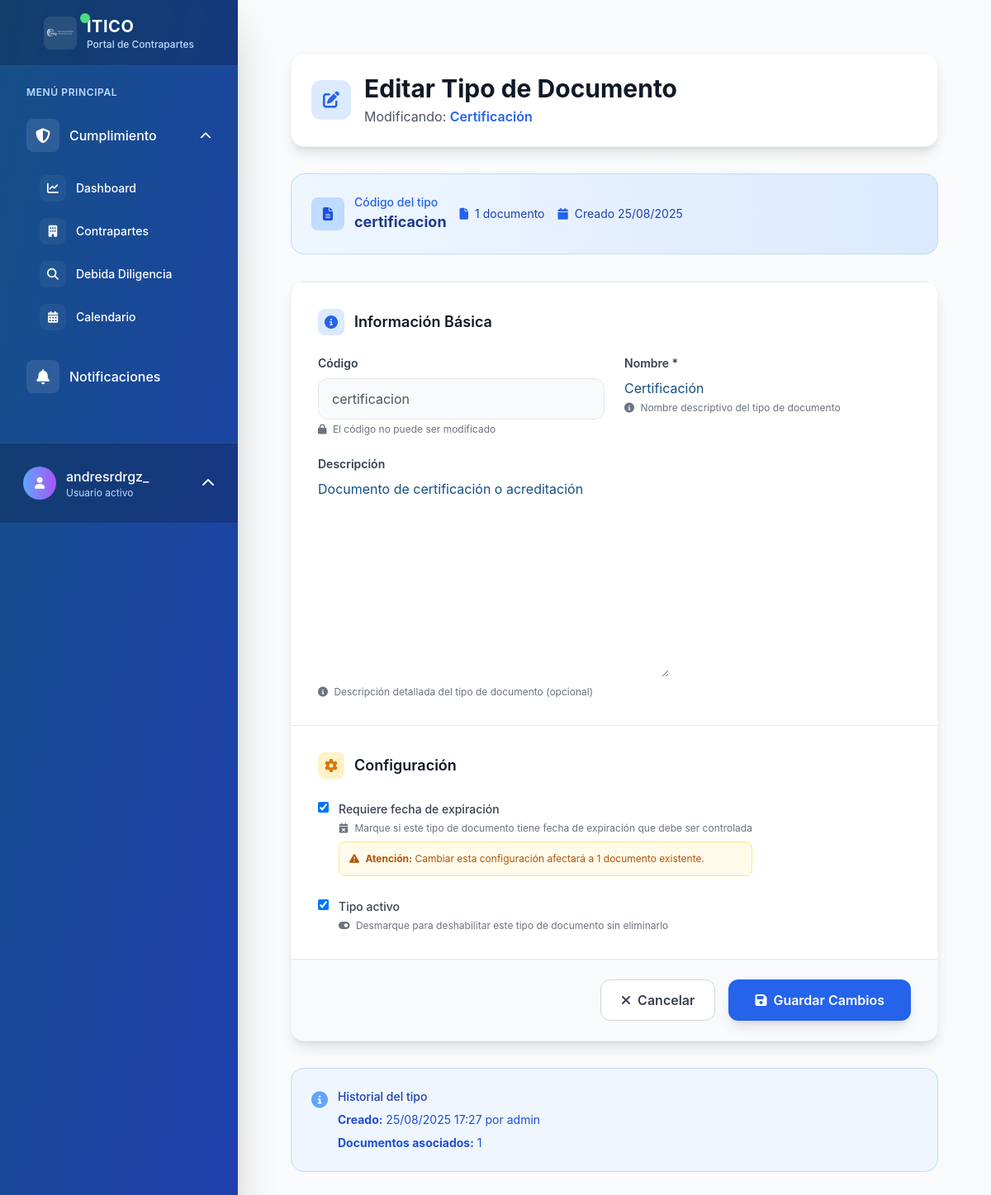
The app's page /contrapartes/tipos-documento/9/editar/ (signed in) with its own data.
### contrapartes/models.py (models this page shows, shortened)
class TipoDocumento(models.Model):
    codigo = models.CharField(
        max_length=20,
        unique=True,
        verbose_name="Código",
        help_text="Código único para identificar el tipo (ej: dd, contrato, etc.)"
    )
    nombre = models.CharField(
        max_length=100,
        verbose_name="Nombre",
        help_text="Nombre descriptivo del tipo de documento"
    )
    descripcion = models.TextField(
        blank=True,
        null=True,
        verbose_name="Descripción",
        help_text="Descripción detallada del tipo de documento"
    )
    requiere_expiracion = models.BooleanField(
        default=False,
        verbose_name="Requiere fecha de expiración",
        help_text="Indica si este tipo de documento requiere fecha de expiración"
    )
    activo = models.BooleanField(
        default=True,
        verbose_name="Activo",
        help_text="Indica si este tipo está disponible para nuevos documentos"
    )
    creado_por = models.ForeignKey(
        User,
        on_delete=models.PROTECT,
        related_name='tipos_documento_creados',
        verbose_name="Creado por"
    )
    fecha_creacion = models.DateTimeField(auto_now_add=True, verbose_name="Fecha de creación")
    fecha_actualizacion = models.DateTimeField(auto_now=True, verbose_name="Última actualización")
    class Meta:
        verbose_name = "Tipo de Documento"
        verbose_name_plural = "Tipos de Documento"
        ordering = ['nombre']

### contrapartes/views.py (the view)
# urls.py: path('tipos-documento/<int:pk>/editar/', views.TipoDocumentoUpdateView.as_view(), name='tipo_documento_editar'),
class TipoDocumentoUpdateView(LoginRequiredMixin, UpdateView):
    model = TipoDocumento
    template_name = 'contrapartes/tipo_documento_editar.html'
    fields = ['codigo', 'nombre', 'descripcion', 'requiere_expiracion', 'activo']
    success_url = reverse_lazy('contrapartes:tipo_documento_lista')

### templates/contrapartes/tipo_documento_editar.html (shortened to what this page needs)
{% extends 'base.html' %}
{% load static %}
{% block content %}
<div class="max-w-4xl mx-auto px-4 sm:px-6 lg:px-8 py-8">
    <div class="bg-white rounded-2xl shadow-lg p-6 mb-8 border border-gray-100">
        <div class="flex items-center gap-4">
            <div class="h-12 w-12 bg-blue-100 rounded-xl flex items-center justify-center">
                <i class="fas fa-edit text-blue-600 text-xl"></i>
            </div>
            <div>
                <h1 class="text-3xl font-bold text-gray-900">
                    Editar Tipo de Documento
                </h1>
                <p class="text-gray-600 mt-1">
                    Modificando: <span class="font-semibold text-blue-600">{{ object.nombre }}</span>
                </p>
            </div>
        </div>
    </div>
    <div class="bg-gradient-to-r from-blue-50 to-blue-100 rounded-2xl p-6 mb-8 border border-blue-200">
        <div class="flex flex-col sm:flex-row sm:items-center gap-4">
            <div class="flex items-center gap-3">
                <div class="h-10 w-10 bg-blue-200 rounded-lg flex items-center justify-center">
                    <i class="fas fa-file-alt text-blue-700"></i>
                </div>
                <div>
                    <p class="text-sm text-blue-600 font-medium">Código del tipo</p>
                    <p class="text-lg font-bold text-blue-900">{{ object.codigo }}</p>
                </div>
            </div>
            <div class="flex items-center gap-4 text-sm">
                <div class="flex items-center gap-2">
                    <i class="fas fa-file text-blue-600"></i>
                    <span class="text-blue-800">{{ object.documentos.count }} documento{{ object.documentos.count|pluralize }}</span>
                </div>
                <div class="flex items-center gap-2">
                    <i class="fas fa-calendar text-blue-600"></i>
                    <span class="text-blue-800">Creado {{ object.fecha_creacion|date:"d/m/Y" }}</span>
                </div>
            </div>
        </div>
    </div>
    <div class="bg-white rounded-2xl shadow-lg border border-gray-100 overflow-hidden">
        <form method="post" class="divide-y divide-gray-200">
            <div class="p-8">
                <div class="flex items-center gap-3 mb-6">
                    <div class="h-8 w-8 bg-blue-100 rounded-lg flex items-center justify-center">
                        <i class="fas fa-info-circle text-blue-600"></i>
                    </div>
                    <h3 class="text-lg font-semibold text-gray-900">Información Básica</h3>
                </div>
                <div class="grid grid-cols-1 lg:grid-cols-2 gap-6">
                    <div>
                        <label class="block text-sm font-semibold text-gray-700 mb-2">
                            Código
                        </label>
                        <div class="w-full px-4 py-3 bg-gray-50 border border-gray-200 rounded-xl text-gray-600">
                            {{ object.codigo }}
                        </div>
                        <p class="mt-1 text-xs text-gray-500">
                            <i class="fas fa-lock mr-1"></i>
                            El código no puede ser modificado
                        </p>
                    </div>
                    <div>
                        <label for="{{ form.nombre.id_for_label }}" class="block text-sm font-semibold text-gray-700 mb-2">
                            Nombre *
                        </label>
                        {{ form.nombre }}
                        <p class="mt-1 text-xs text-gray-500">
                            <i class="fas fa-info-circle mr-1"></i>
                            Nombre descriptivo del tipo de documento
                        </p>
                    </div>
                </div>
                <div class="mt-6">
                    <label for="{{ form.descripcion.id_for_label }}" class="block text-sm font-semibold text-gray-700 mb-2">
                        Descripción
                    </label>
                    {{ form.descripcion }}
                    <p class="mt-1 text-xs text-gray-500">
                        <i class="fas fa-info-circle mr-1"></i>
                        Descripción detallada del tipo de documento (opcional)
                    </p>
                </div>
            </div>
            <div class="p-8">
                <div class="flex items-center gap-3 mb-6">
                    <div class="h-8 w-8 bg-amber-100 rounded-lg flex items-center justify-center">
                        <i class="fas fa-cog text-amber-600"></i>
                    </div>
                    <h3 class="text-lg font-semibold text-gray-900">Configuración</h3>
                </div>
                <div class="space-y-6">
                    <div class="flex items-start">
                        <div class="flex items-center h-5">
                            {{ form.requiere_expiracion }}
                        </div>
                        <div class="ml-3">
                            <label for="{{ form.requiere_expiracion.id_for_label }}" class="text-sm font-medium text-gray-700">
                                Requiere fecha de expiración
                            </label>
                            <p class="text-xs text-gray-500 mt-1">
                                <i class="fas fa-calendar-times mr-1"></i>
                                Marque si este tipo de documento tiene fecha de expiración que debe ser controlada
                            </p>
                            {% if object.documentos.count > 0 %}
                                <div class="mt-2 p-3 bg-amber-50 border border-amber-200 rounded-lg">
                                    <p class="text-xs text-amber-700">
                                        <i class="fas fa-warning mr-1"></i>
                                        <strong>Atención:</strong> Cambiar esta configuración afectará a {{ object.documentos.count }} documento{{ object.documentos.count|pluralize }} existente{{ object.documentos.count|pluralize }}.
                                    </p>
                                </div>
                            {% endif %}
                        </div>
                    </div>
                    <div class="flex items-start">
                        <div class="flex items-center h-5">
                            {{ form.activo }}
                        </div>
                        <div class="ml-3">
                            <label for="{{ form.activo.id_for_label }}" class="text-sm font-medium text-gray-700">
                                Tipo activo
                            </label>
                            <p class="text-xs text-gray-500 mt-1">
                                <i class="fas fa-toggle-on mr-1"></i>
                                Desmarque para deshabilitar este tipo de documento sin eliminarlo
                            </p>
                        </div>
                    </div>
                </div>
            </div>
            <div class="px-8 py-6 bg-gray-50 flex flex-col sm:flex-row gap-4 sm:justify-end">
                <a href="{% url 'contrapartes:tipo_documento_lista' %}"
                   class="inline-flex items-center justify-center px-6 py-3 border border-gray-300 text-gray-700 bg-white font-semibold rounded-xl hover:bg-gray-50 transition-all duration-200 order-2 sm:order-1">
                    <i class="fas fa-times mr-2"></i>
                    Cancelar
                </a>
                <button type="submit"
                        class="inline-flex items-center justify-center px-8 py-3 bg-blue-600 text-white font-semibold rounded-xl hover:bg-blue-700 transition-all duration-200 shadow-lg hover:shadow-xl transform hover:-translate-y-0.5 order-1 sm:order-2">
                    <i class="fas fa-save mr-2"></i>
                    Guardar Cambios
                </button>
            </div>
        </form>
    </div>
    <div class="mt-8 bg-blue-50 border border-blue-200 rounded-2xl p-6">
        <div class="flex">
            <div class="flex-shrink-0">
                <i class="fas fa-info-circle text-blue-400 text-xl"></i>
            </div>
            <div class="ml-3">
                <h3 class="text-sm font-medium text-blue-800">
                    Historial del tipo
                </h3>
                <div class="mt-2 text-sm text-blue-700">
                    <ul class="space-y-2">
                        <li><strong>Creado:</strong> {{ object.fecha_creacion|date:"d/m/Y H:i" }} por {{ object.creado_por.get_full_name|default:object.creado_por.username }}</li>
                        <li><strong>Documentos asociados:</strong> {{ object.documentos.count }}</li>
                    </ul>
                </div>
            </div>
        </div>
    </div>
</div>
{% endblock %}

### templates/partials/user_menu.html (shortened to what this page needs)
{% if user.is_authenticated %}
    <div class="p-4 border-t border-white border-opacity-10 bg-black bg-opacity-20">
        <div class="relative">
            <button id="user-menu-button" class="group flex items-center w-full text-white hover:bg-white hover:bg-opacity-10 p-3 rounded-xl transition-all duration-300">
                <div class="flex items-center justify-center w-10 h-10 rounded-full bg-gradient-to-r from-blue-400 to-purple-500 mr-3 group-hover:scale-110 transition-transform duration-300">
                    <i class="fas fa-user text-sm"></i>
                </div>
                <div class="flex-1 text-left">
                    <p class="font-medium truncate group-hover:translate-x-1 transition-transform duration-300">{{ user.get_full_name|default:user.username }}</p>
                    <p class="text-xs text-blue-200">Usuario activo</p>
                </div>
                <i class="fas fa-chevron-up ml-2 transform group-hover:rotate-180 transition-transform duration-300" id="chevron-icon"></i>
            </button>
        </div>
    </div>
{% endif %}

### static/css/itico.css (style rules this page uses)
:root { --color-primario: #154F86; --color-blanco: #FFFFFF; --color-exito: #10B981; --color-advertencia: #F59E0B; --color-error: #EF4444; --color-info: #3B82F6; --color-fondo: var(--color-blanco); --color-fondo-secundario: #F9FAFB; --color-texto: var(--color-primario); --color-texto-secundario: #6B7280; --color-borde: #E5E7EB; --sombra-sm: 0 1px 2px 0 rgba(0, 0, 0, 0.05); --sombra-md: 0 4px 6px -1px rgba(0, 0, 0, 0.1); --sombra-lg: 0 10px 15px -3px rgba(0, 0, 0, 0.1); }
* { margin: 0; padding: 0; box-sizing: border-box; }
body { background: var(--color-fondo); color: var(--color-texto); font-family: -apple-system, BlinkMacSystemFont, 'Segoe UI', Roboto, Oxygen, Ubuntu, Cantarell, sans-serif; line-height: 1.6; }
h1, h2, h3, h4, h5, h6 { color: var(--color-primario); margin-bottom: 1rem; font-weight: 600; }
h1 { font-size: 2.5rem; }
h3 { font-size: 1.75rem; }
a { color: var(--color-primario); text-decoration: none; transition: color 0.3s ease; }
.shadow-lg { box-shadow: var(--sombra-lg); }
.rounded-lg { border-radius: 0.75rem; }
.p-3 { padding: 0.75rem; }
.p-4 { padding: 1rem; }
.p-6 { padding: 1.5rem; }
.mb-2 { margin-bottom: 0.5rem; }
.mb-6 { margin-bottom: 1.5rem; }
.mt-1 { margin-top: 0.25rem; }
.mt-2 { margin-top: 0.5rem; }
.mt-6 { margin-top: 1.5rem; }

### records on screen
TipoDocumento: nombre "Certificación", codigo "certificacion", documentos.count "1", fecha_creacion "25/08/2025", descripcion "Documento de certificación o acreditación", requiere_expiracion "☑", activo "☑", fecha_creacion "25/08/2025 17:27", creado_por.get_full_name "admin"

### other values on screen
{{ user.get_full_name|default:user.username }} "andresrdrgz_"
